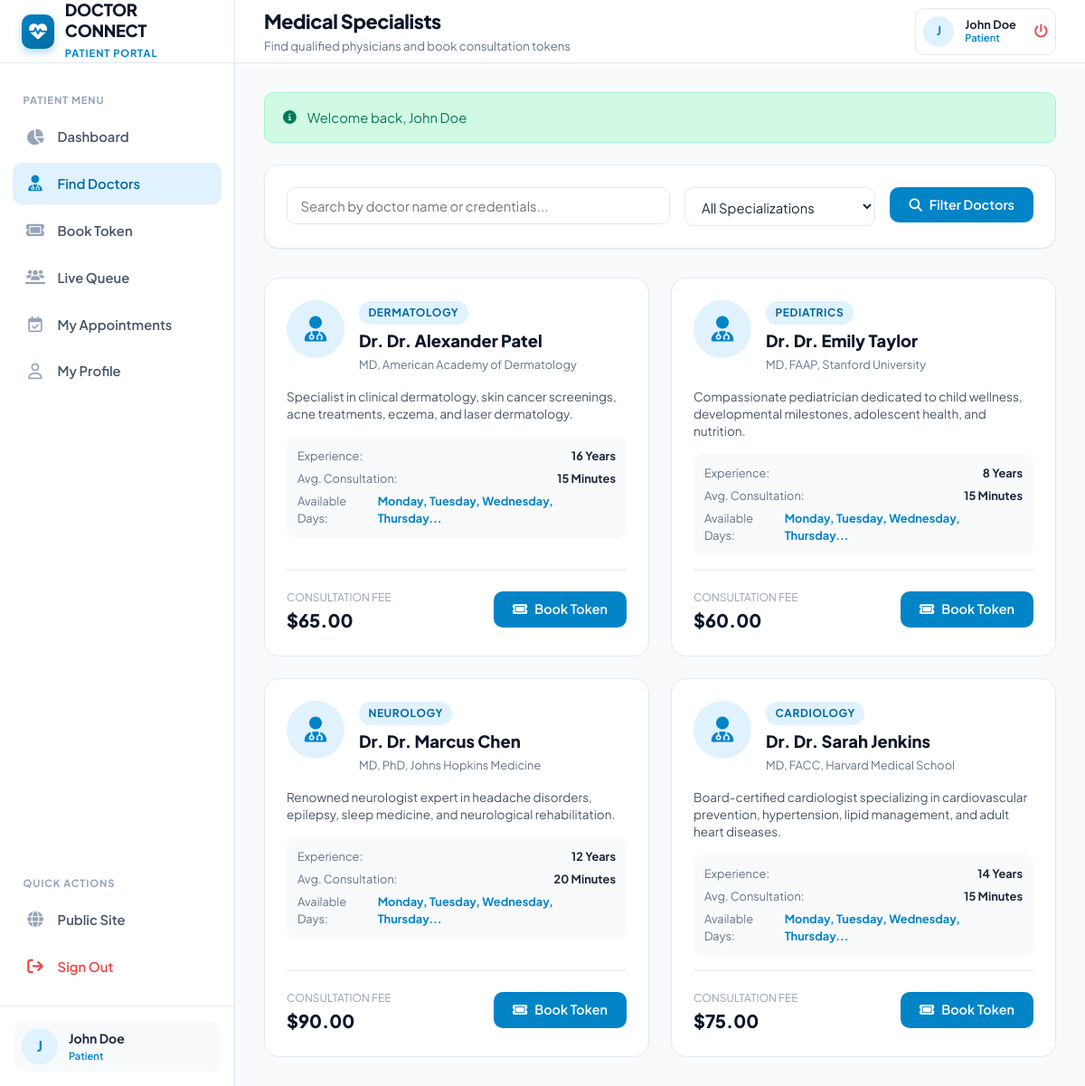
Screenshot of /patient/doctors.php (signed in) with the database file from the repository.
### tables this page shows
CREATE TABLE `doctors` (
  `id` INT AUTO_INCREMENT PRIMARY KEY,
  `user_id` INT NOT NULL UNIQUE,
  `specialization` VARCHAR(100) NOT NULL,
  `qualification` VARCHAR(100) NOT NULL,
  `experience_years` INT NOT NULL DEFAULT 5,
  `consultation_fee` DECIMAL(10,2) NOT NULL DEFAULT 500.00,
  `avg_consultation_time` INT NOT NULL DEFAULT 15 COMMENT 'in minutes',
  `bio` TEXT NULL,
  `room_number` VARCHAR(50) DEFAULT 'Room 101',
  `status` ENUM('active', 'inactive') NOT NULL DEFAULT 'active',
  `created_at` TIMESTAMP DEFAULT CURRENT_TIMESTAMP,
  `updated_at` TIMESTAMP DEFAULT CURRENT_TIMESTAMP ON UPDATE CURRENT_TIMESTAMP,
  CONSTRAINT `fk_doctors_user` FOREIGN KEY (`user_id`) REFERENCES `users` (`id`) ON DELETE CASCADE
);

CREATE TABLE `users` (
  `id` INT AUTO_INCREMENT PRIMARY KEY,
  `name` VARCHAR(100) NOT NULL,
  `email` VARCHAR(150) NOT NULL UNIQUE,
  `password` VARCHAR(255) NOT NULL,
  `role` ENUM('patient', 'doctor', 'admin') NOT NULL DEFAULT 'patient',
  `phone` VARCHAR(30) NULL,
  `gender` ENUM('male', 'female', 'other') DEFAULT 'male',
  `date_of_birth` DATE NULL,
  `blood_group` VARCHAR(10) NULL,
  `address` TEXT NULL,
  `profile_image` VARCHAR(255) NULL,
  `created_at` TIMESTAMP DEFAULT CURRENT_TIMESTAMP,
  `updated_at` TIMESTAMP DEFAULT CURRENT_TIMESTAMP ON UPDATE CURRENT_TIMESTAMP,
  INDEX `idx_user_role` (`role`),
  INDEX `idx_user_email` (`email`)
);

### includes/functions.php (called while the page is built, shortened)
<?php
function sanitize_input(?string $data): string
{
    return htmlspecialchars(trim($data), ENT_QUOTES, 'UTF-8');
}
function e(?string $data): string
{
    return htmlspecialchars((string) ($data ?? ''), ENT_QUOTES, 'UTF-8');
}

### patient/doctors.php (the view, shortened to what this page needs)
<?php
$pdo = get_db_connection();
$search = sanitize_input($_GET['search'] ?? '');
$sql = "SELECT d.*, u.name, u.email, u.phone
        FROM doctors d
        JOIN users u ON d.user_id = u.id
        WHERE d.status = 'active'";
$params = [];
$sql .= " ORDER BY u.name ASC";
$stmt = $pdo->prepare($sql);
$stmt->execute($params);
$doctors = $stmt->fetchAll();
$schedStmt = $pdo->query("SELECT doctor_id, day_of_week, start_time, end_time FROM doctor_schedules WHERE is_active = 1 ORDER BY FIELD(day_of_week, 'Monday', 'Tuesday', 'Wednesday', 'Thursday', 'Friday', 'Saturday', 'Sunday')");
$allSchedules = $schedStmt->fetchAll();
$doctorSchedules = [];
foreach ($allSchedules as $s) {
    $doctorSchedules[$s['doctor_id']][] = $s['day_of_week'];
}
require_once __DIR__ . '/../includes/header.php';
?>
<div class="card" style="margin-bottom: 2rem;">
    <div class="card-body">
        <form method="GET" action="doctors.php" style="display: flex; gap: 1rem; flex-wrap: wrap;">
            <div style="flex: 2; min-width: 240px;">
                <input type="text" name="search" class="form-control" placeholder="Search by doctor name or credentials..." value="<?= e($search); ?>">
            </div>
            <div style="flex: 1; min-width: 180px;">
                <select name="specialization" class="form-select">
                    <option value="">All Specializations</option>
                </select>
            </div>
            <div>
                <button type="submit" class="btn btn-primary">
                    <i class="fa-solid fa-magnifying-glass"></i> Filter Doctors
                </button>
            </div>
        </form>
    </div>
</div>
<div class="doctor-cards-grid">
    <?php if (empty($doctors)): ?>
        <div style="grid-column: 1 / -1; text-align: center; padding: 4rem 2rem; background: #ffffff; border-radius: var(--radius-lg); border: 1px dashed var(--border-color);">
            <i class="fa-solid fa-user-doctor" style="font-size: 3rem; color: var(--slate-300); margin-bottom: 1rem;"></i>
            <h3 style="color: var(--slate-700); margin: 0 0 0.5rem;">No Doctors Found</h3>
            <p style="color: var(--slate-500); margin: 0;">Try adjusting your search criteria or clearing filters.</p>
        </div>
    <?php else: ?>
        <?php foreach ($doctors as $doc): ?>
            <div class="doctor-card">
                <div>
                    <div style="display: flex; gap: 1rem; align-items: flex-start; margin-bottom: 1rem;">
                        <div class="doctor-avatar-large">
                            <i class="fa-solid fa-user-doctor"></i>
                        </div>
                        <div>
                            <span class="badge" style="background: var(--primary-light); color: var(--primary-dark); margin-bottom: 0.25rem;">
                                <?= e($doc['specialization']); ?>
                            </span>
                            <h3 style="font-size: 1.15rem; font-weight: 800; margin: 0; color: var(--slate-900);">
                                Dr. <?= e($doc['name']); ?>
                            </h3>
                            <div style="font-size: 0.8rem; color: var(--slate-500); margin-top: 0.2rem;">
                                <?= e($doc['qualification']); ?>
                            </div>
                        </div>
                    </div>
                    <p style="font-size: 0.85rem; color: var(--slate-600); margin-bottom: 1rem; line-height: 1.4;">
                        <?= e($doc['bio'] ?: 'Experienced physician dedicated to comprehensive patient health, preventative care, and specialized medical guidance.'); ?>
                    </p>
                    <div style="background: var(--slate-50); border-radius: var(--radius-md); padding: 0.75rem; font-size: 0.8rem; margin-bottom: 1rem;">
                        <div style="display: flex; justify-content: space-between; margin-bottom: 0.35rem;">
                            <span style="color: var(--slate-500);">Experience:</span>
                            <strong><?= (int)$doc['experience_years']; ?> Years</strong>
                        </div>
                        <div style="display: flex; justify-content: space-between; margin-bottom: 0.35rem;">
                            <span style="color: var(--slate-500);">Avg. Consultation:</span>
                            <strong><?= (int)$doc['avg_consultation_time']; ?> Minutes</strong>
                        </div>
                        <div style="display: flex; justify-content: space-between;">
                            <span style="color: var(--slate-500);">Available Days:</span>
                            <strong style="color: var(--primary);">
                                <?= isset($doctorSchedules[$doc['id']]) ? implode(', ', array_slice($doctorSchedules[$doc['id']], 0, 4)) . (count($doctorSchedules[$doc['id']]) > 4 ? '...' : '') : 'Mon-Fri'; ?>
                            </strong>
                        </div>
                    </div>
                </div>
                <div style="border-top: 1px solid var(--border-color); padding-top: 1rem; display: flex; align-items: center; justify-content: space-between;">
                    <div>
                        <span style="font-size: 0.75rem; color: var(--slate-400); text-transform: uppercase;">Consultation Fee</span>
                        <div style="font-size: 1.25rem; font-weight: 800; color: var(--slate-900);">$<?= number_format($doc['consultation_fee'], 2); ?></div>
                    </div>
                    <a href="book_appointment.php?doctor_id=<?= $doc['id']; ?>" class="btn btn-primary">
                        <i class="fa-solid fa-ticket"></i> Book Token
                    </a>
                </div>
            </div>
        <?php endforeach; ?>
    <?php endif; ?>
</div>
<?php require_once __DIR__ . '/../includes/footer.php'; ?>

### assets/css/style.css (style rules this page uses)
:root { --primary: #0284c7; --primary-dark: #0369a1; --primary-light: #e0f2fe; --primary-subtle: #f0f9ff; --primary-gradient: linear-gradient(135deg, #0284c7 0%, #0369a1 100%); --primary-accent: #38bdf8; --success: #10b981; --success-light: #d1fae5; --success-dark: #047857; --warning: #f59e0b; --warning-light: #fef3c7; --warning-dark: #b45309; --danger: #ef4444; --danger-light: #fee2e2; --danger-dark: #b91c1c; --info: #3b82f6; --info-light: #dbeafe; --slate-900: #0f172a; --slate-800: #1e293b; --slate-700: #334155; --slate-600: #475569; --slate-500: #64748b; --slate-400: #94a3b8; --slate-300: #cbd5e1; --slate-200: #e2e8f0; --slate-100: #f1f5f9; --slate-50: #f8fafc; --bg-main: #f8fafc; --card-bg: #ffffff; --border-color: #e2e8f0; --text-main: #1e293b; --text-muted: #64748b; --sidebar-width: 260px; --header-height: 70px; --radius-sm: 6px; --radius-md: 10px; --radius-lg: 16px; --radius-full: 9999px; --shadow-sm: 0 1px 2px 0 rgba(0, 0, 0, 0.05); --shadow-md: 0 4px 6px -1px rgba(0, 0, 0, 0.08), 0 2px 4px -2px rgba(0, 0, 0, 0.05); --shadow-lg: 0 10px 15px -3px rgba(0, 0, 0, 0.08), 0 4px 6px -4px rgba(0, 0, 0, 0.04); --shadow-xl: 0 20px 25px -5px rgba(0, 0, 0, 0.1), 0 8px 10px -6px rgba(0, 0, 0, 0.05); --transition: all 0.2s cubic-bezier(0.4, 0, 0.2, 1); }
*, *::before, *::after { box-sizing: border-box; margin: 0; padding: 0; }
body { font-family: 'Plus Jakarta Sans', system-ui, -apple-system, sans-serif; background-color: var(--bg-main); color: var(--text-main); line-height: 1.5; -webkit-font-smoothing: antialiased; }
a { color: var(--primary); text-decoration: none; transition: var(--transition); }
.card { background: var(--card-bg); border: 1px solid var(--border-color); border-radius: var(--radius-lg); box-shadow: var(--shadow-sm); overflow: hidden; transition: var(--transition); }
.card-body { padding: 1.5rem; }
.btn { display: inline-flex; align-items: center; gap: 0.5rem; font-family: inherit; font-weight: 600; font-size: 0.9rem; padding: 0.625rem 1.25rem; border-radius: var(--radius-md); border: 1px solid transparent; cursor: pointer; transition: var(--transition); text-align: center; line-height: 1.2; }
.btn-primary { background: var(--primary); color: #ffffff; }
.form-control, .form-select { width: 100%; padding: 0.65rem 0.9rem; font-family: inherit; font-size: 0.925rem; color: var(--slate-800); background-color: #ffffff; border: 1px solid var(--border-color); border-radius: var(--radius-md); outline: none; transition: var(--transition); }
.badge { display: inline-flex; align-items: center; gap: 0.35rem; padding: 0.25rem 0.65rem; border-radius: var(--radius-full); font-size: 0.75rem; font-weight: 700; text-transform: uppercase; letter-spacing: 0.05em; }
.doctor-cards-grid { display: grid; grid-template-columns: repeat(auto-fill, minmax(300px, 1fr)); gap: 1.5rem; }
.doctor-card { background: #ffffff; border: 1px solid var(--border-color); border-radius: var(--radius-lg); padding: 1.5rem; display: flex; flex-direction: column; justify-content: space-between; transition: var(--transition); }
.doctor-avatar-large { width: 64px; height: 64px; border-radius: 50%; background: var(--primary-light); color: var(--primary); display: flex; align-items: center; justify-content: center; font-size: 1.75rem; margin-bottom: 1rem; }

### rows the page displays
doctors: specialization "DERMATOLOGY", user.name "Dr. Alexander Patel", qualification "MD, American Academy of Dermatology", bio "Specialist in clinical dermatology, skin cancer screenings, acne treatments, eczema, and laser dermatology.", experience_years "16", avg_consultation_time "15", id "Monday, Tuesday, Wednesday, Thursday", consultation_fee "65.00"
doctors: specialization "PEDIATRICS", user.name "Dr. Emily Taylor", qualification "MD, FAAP, Stanford University", bio "Compassionate pediatrician dedicated to child wellness, developmental milestones, adolescent health, and nutrition.", experience_years "8", avg_consultation_time "15", id "Monday, Tuesday, Wednesday, Thursday", consultation_fee "60.00"
doctors: specialization "NEUROLOGY", user.name "Dr. Marcus Chen", qualification "MD, PhD, Johns Hopkins Medicine", bio "Renowned neurologist expert in headache disorders, epilepsy, sleep medicine, and neurological rehabilitation.", experience_years "12", avg_consultation_time "20", id "Monday, Tuesday, Wednesday, Thursday", consultation_fee "90.00"
doctors: specialization "CARDIOLOGY", user.name "Dr. Sarah Jenkins", qualification "MD, FACC, Harvard Medical School", bio "Board-certified cardiologist specializing in cardiovascular prevention, hypertension, lipid management, and adult heart diseases.", experience_years "14", avg_consultation_time "15", id "Monday, Tuesday, Wednesday, Thursday", consultation_fee "75.00"

### other values shown
$currentRole "PATIENT"
substr($currentUser['name'] ?? 'U', 0, 1) "J"
$currentUser['name'] "John Doe"
$currentRole "Patient"
$pageTitle "Medical Specialists"
$pageSubtitle "Find qualified physicians and book consultation tokens"
$currentUser['role'] "Patient"
$flash['message'] "Welcome back, John Doe"
